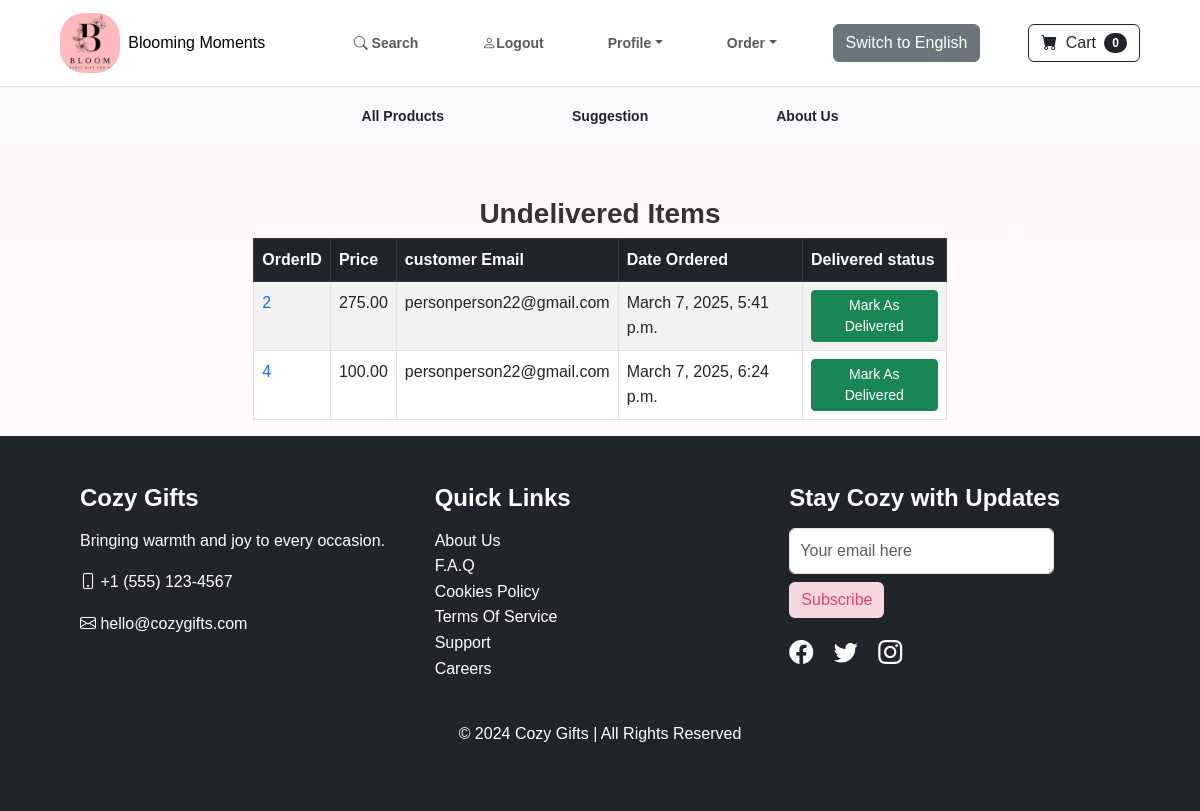
Before: /payment/not_shipped_dash (signed in) with the older database file.
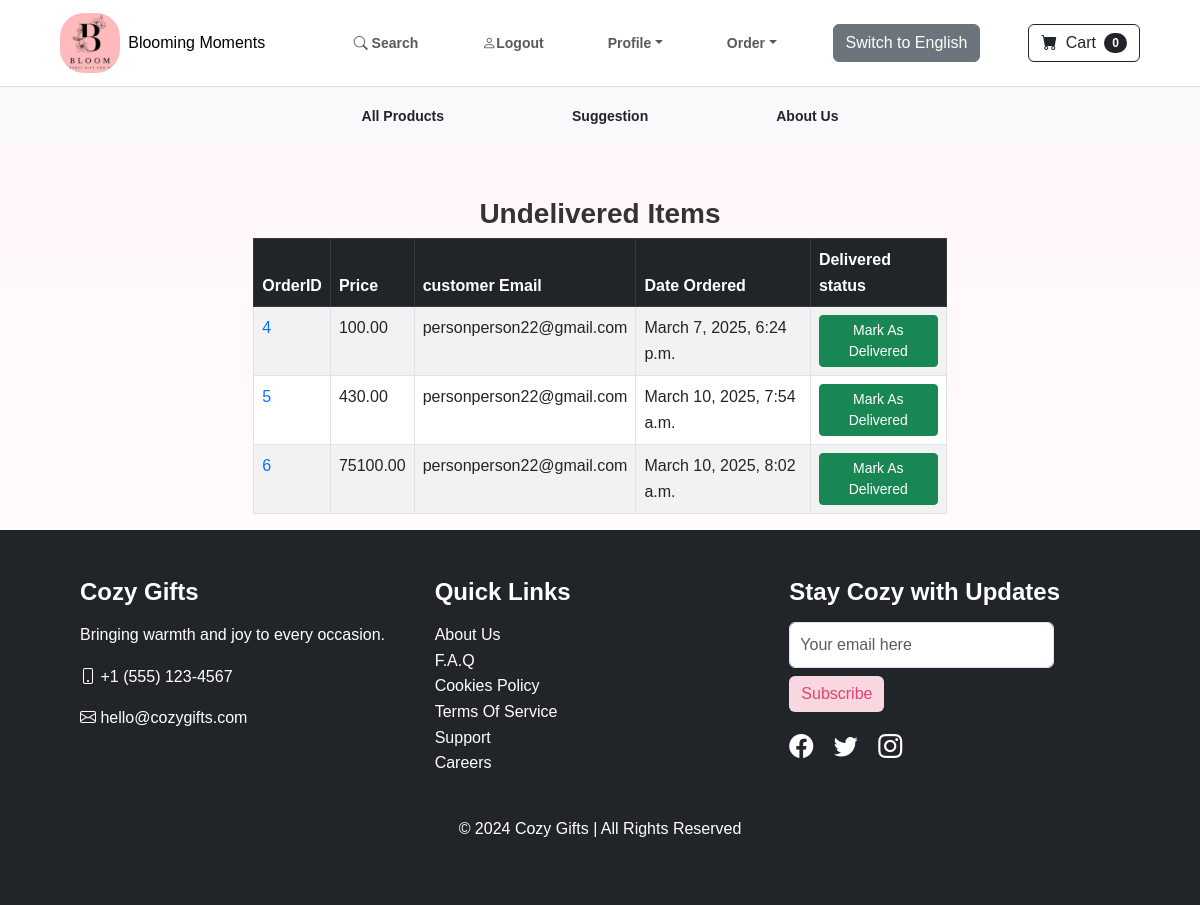
After: the same page with the newer database file.
### payment/models.py (models this page shows, shortened)
class Order(models.Model):
  user = models.ForeignKey(User,on_delete=models.CASCADE,null=True,blank=True)
  full_name = models.CharField(max_length=250)
  email = models.EmailField(max_length=250)
  shipping_address = models.TextField(max_length=150000)
  amount_paid = models.DecimalField(max_digits = 7,decimal_places=2)
  date_ordered = models.DateTimeField(auto_now_add=True)
  shipped = models.BooleanField(default = False)
  date_shipped = models.DateTimeField(blank=True,null=True)

### payment/views.py (the view, shortened to what this page needs)
# urls.py: path('not_shipped_dash',views.not_shipped_dash,name="not_shipped_dash"),
def not_shipped_dash(request):
  if request.user.is_authenticated and request.user.is_superuser:
    orders = Order.objects.filter(shipped=False)
    return render(request,"payment/not_shipped_dash.html",{'orders':orders})
  else:
    messages.success(request,"Access Denied")
    return redirect('home')

### cart/cart.py (called while the page is built)
  def __len__(self):
    return len(self.cart)

### cart/context_processors.py (called while the page is built)
def cart(request):
  return {'cart':Cart(request)}

### payment/templates/payment/not_shipped_dash.html (shortened to what this page needs)
{% extends 'base.html' %}
{% load static %}
{% block styles %}
<link rel="stylesheet" href="{% static 'css/about_us.css' %}">
{% endblock %}
{% block content %}
  <div class="container">
    <div class="row">
      <center>
        <div class="col-8">
          <br><br>
          <h3>Undelivered Items</h3>
          <table class="table table-striped table-hover table-bordered">
            <thead class="table-dark">
              <tr>
                <th scope="col">OrderID</th>
                <th scope="col">Price</th>
                <th scope="col">customer Email</th>
                <th scope="col">Date Ordered</th>
                <th scope="col">Delivered status</th>
              </tr>
            </thead>
            <tbody>
              {% for item in orders %}
              <tr>
                <td><a href="{% url 'orders' item.id %}">{{ item.id }}</a></td>
                <td>{{ item.amount_paid }}</td>
                <td>{{ item.email }}</td>
                <td>{{ item.date_ordered }}</td>
                <td>
                  <form action="" method="POST">
                    <button type="submit" class="btn btn-success btn-sm">Mark As Delivered</button>
                  </form>
                </td>
              </tr>
              {% endfor %}
            </tbody>
          </table>
        </div>
      </center>
    </div>
  </div>
{% endblock %}

Changed rows visible on the page:
no longer on this page (row edited): Order: id "2", amount_paid "275.00", email "personperson22@gmail.com", date_ordered "March 7, 2025, 5:41 p.m."
added Order: id "5", amount_paid "430.00", email "personperson22@gmail.com", date_ordered "March 10, 2025, 7:54 a.m."
added Order: id "6", amount_paid "75100.00", email "personperson22@gmail.com", date_ordered "March 10, 2025, 8:02 a.m."
